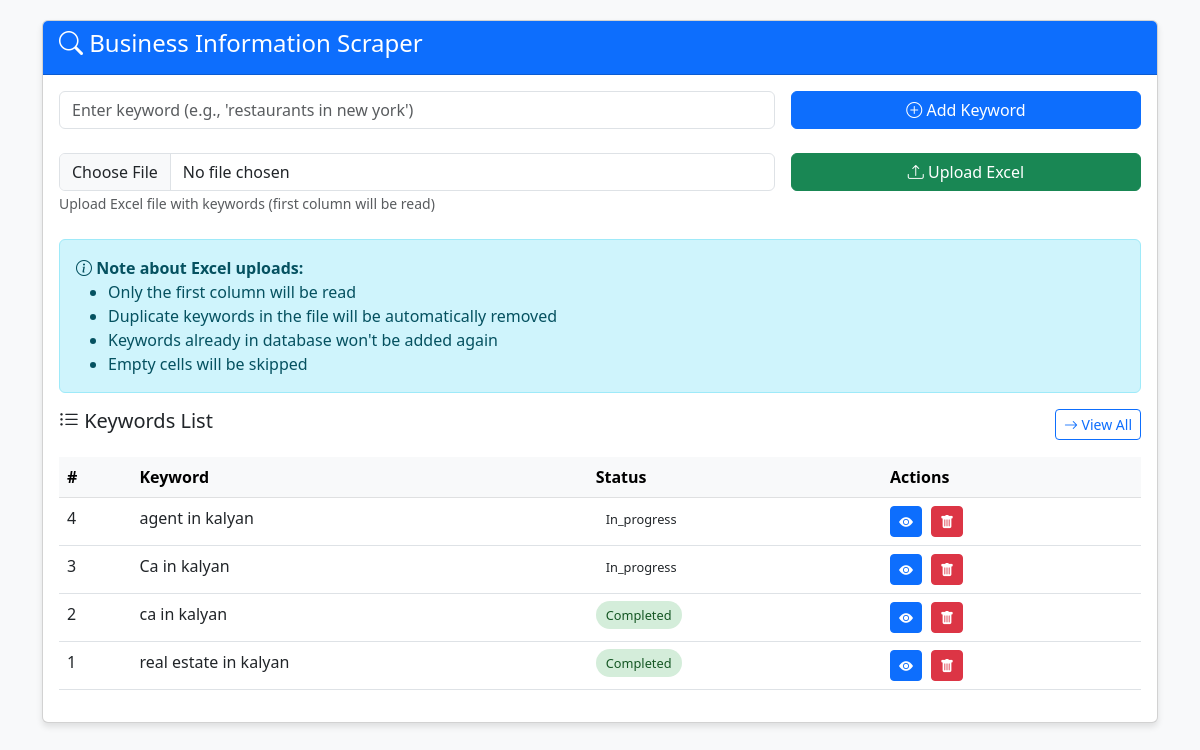
Before: / with the older database file.
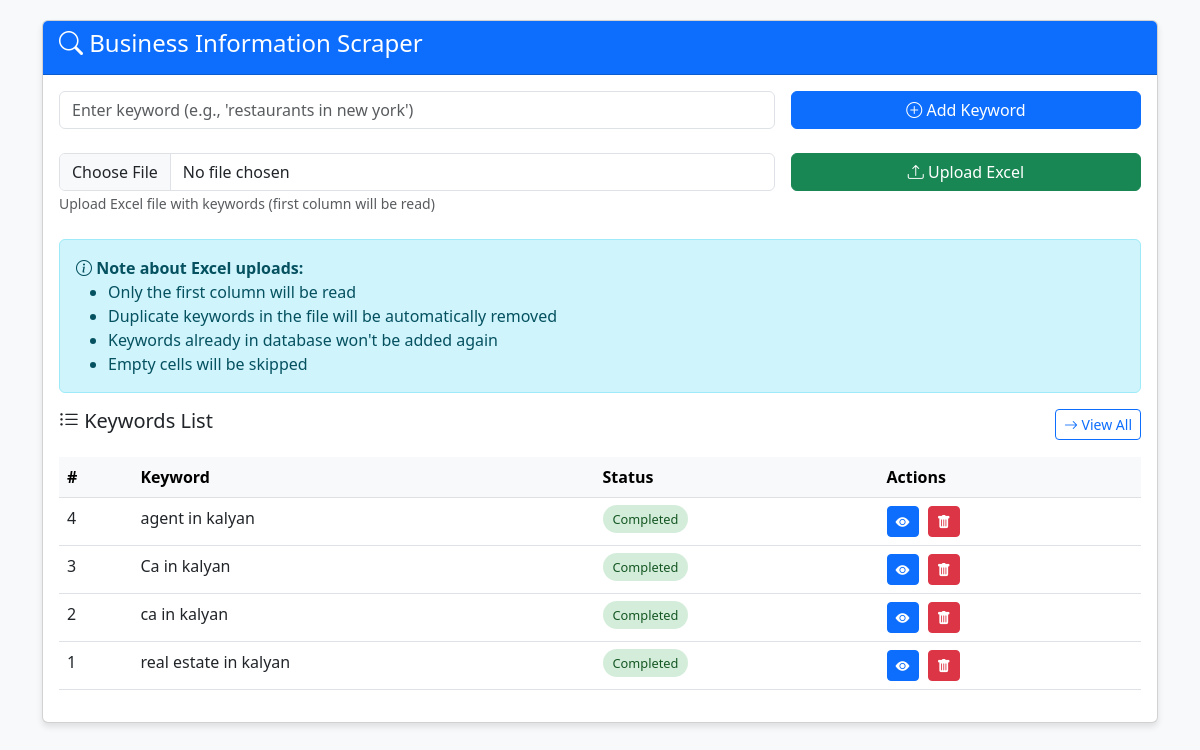
After: the same page with the newer database file.
### app.py (models this page shows)
class Keyword(db.Model):
    id = db.Column(db.Integer, primary_key=True)
    keyword = db.Column(db.String(200), nullable=False)
    status = db.Column(db.String(20), default='pending')  # pending, in_progress, completed
    created_at = db.Column(db.DateTime, default=datetime.utcnow)
    completed_at = db.Column(db.DateTime, nullable=True)

### app.py (the view, shortened to what this page needs)
@app.route('/', methods=['GET', 'POST'])
def index():
    keywords = Keyword.query.order_by(Keyword.id.desc()).all()
    return render_template('index.html', keywords=keywords)

### templates/index.html (shortened to what the changed rows need)
{% extends "base.html" %}
{% block content %}
<div class="card">
    <div class="card-body">
        <div class="table-responsive">
            <table class="table table-hover">
                <thead class="table-light">
                    <tr>
                        <th>#</th>
                        <th>Keyword</th>
                        <th>Status</th>
                        <th>Actions</th>
                    </tr>
                </thead>
                <tbody>
                    {% for keyword in keywords[:5] %}
                    <tr>
                        <td>{{ keyword.id }}</td>
                        <td>{{ keyword.keyword }}</td>
                        <td>
                            <span class="status-badge status-{{ keyword.status }}">
                                {{ keyword.status|capitalize }}
                            </span>
                        </td>
                        <td>
                            <a href="{{ url_for('results', keyword_id=keyword.id) }}" class="btn btn-sm btn-primary action-btn" data-bs-toggle="tooltip" title="View Results">
                                <i class="bi bi-eye-fill"></i>
                            </a>
                            <form method="POST" action="{{ url_for('delete_keyword', keyword_id=keyword.id) }}" class="d-inline">
                                <button type="submit" class="btn btn-sm btn-danger action-btn" data-bs-toggle="tooltip" title="Delete" onclick="return confirm('Are you sure?')">
                                    <i class="bi bi-trash-fill"></i>
                                </button>
                            </form>
                        </td>
                    </tr>
                    {% else %}
                    <tr>
                        <td colspan="4" class="text-center text-muted">No keywords found. Add some to get started.</td>
                    </tr>
                    {% endfor %}
                </tbody>
            </table>
        </div>
    </div>
</div>
{% endblock %}

Changed rows visible on the page:
changed Keyword "agent in kalyan": status "In_progress" → "Completed"
changed Keyword "Ca in kalyan": status "In_progress" → "Completed"
